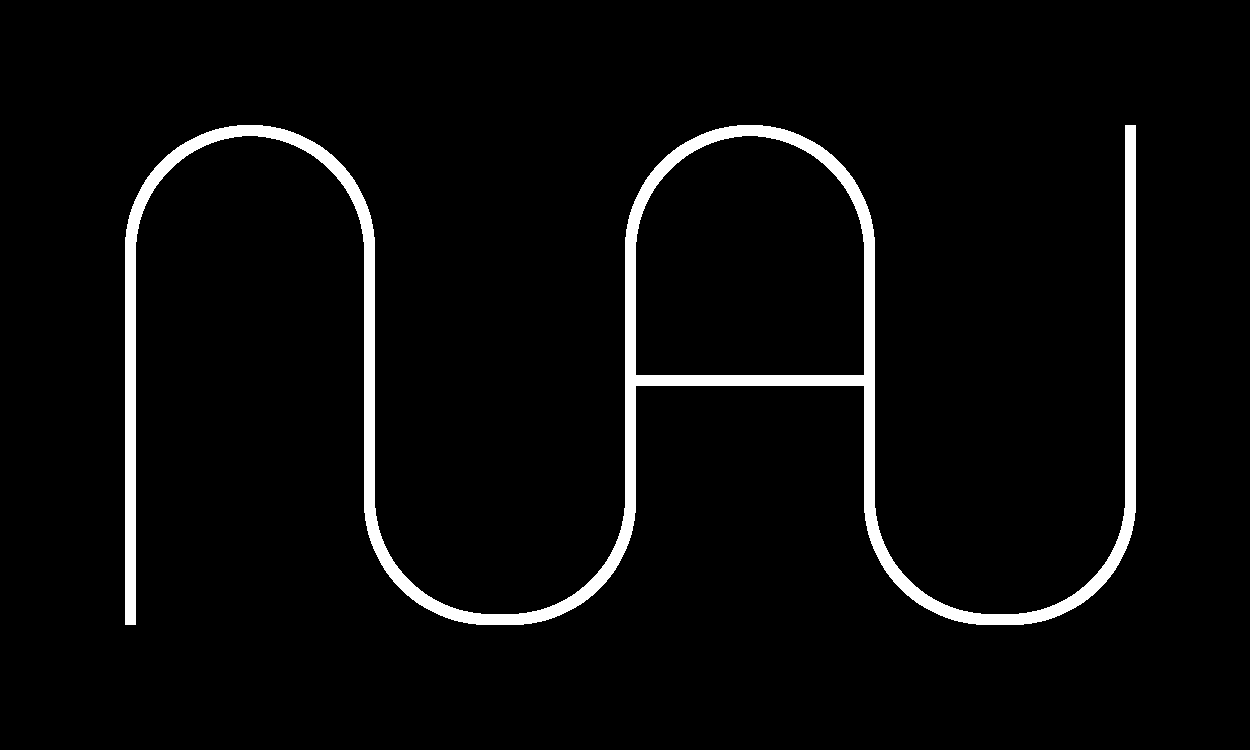

Rendered tile map (Tiled .tmx) drawn with the repository's tilesets; below, a short description and the full map source, tile grids included:
An orthogonal 10x6 tile map with 125x125 px tiles, 1 tile layer (Calque de Tuiles 1) and 10 objects.

<map version="1.4" tiledversion="1.4.3" orientation="orthogonal" renderorder="left-up" width="10" height="6" tilewidth="125" tileheight="125" infinite="0" nextlayerid="6" nextobjectid="28">
 <tileset firstgid="1" name="sprite_robot" tilewidth="125" tileheight="125" tilecount="48" columns="8">
  <image source="../images/sprite_robot.png" width="1000" height="750" />
 </tileset>
 <layer id="1" name="Calque de Tuiles 1" width="10" height="6">
  <data encoding="csv">
33,0,0,33,33,0,0,0,0,0,
0,4,5,33,33,4,5,0,0,2,
0,2,9,33,33,2,9,0,0,2,
0,2,9,0,0,17,18,0,0,2,
0,2,27,28,29,30,27,28,29,30,
0,0,0,0,0,0,0,0,0,0
</data>
 </layer>
 <objectgroup id="2" name="debut">
  <object id="27" x="130" y="683">
   <polyline points="0,0 0.5,-28" />
  </object>
 </objectgroup>
 <objectgroup id="3" name="fin">
  <object id="15" x="1029.33" y="90.6667" width="182.667" height="13.3333" />
 </objectgroup>
 <objectgroup id="5" name="tracer">
  <object id="7" x="105.333" y="304" width="17.3333" height="20">
   <ellipse />
  </object>
  <object id="8" x="321.333" y="192" width="17.3333" height="18.6667">
   <ellipse />
  </object>
  <object id="9" x="340" y="440" width="16" height="18.6667">
   <ellipse />
  </object>
  <object id="10" x="604" y="408" width="16" height="17.3333">
   <ellipse />
  </object>
  <object id="11" x="753.333" y="154.667" width="18.6667" height="14.6667">
   <ellipse />
  </object>
  <object id="12" x="834.667" y="418.667" width="17.3333" height="16">
   <ellipse />
  </object>
  <object id="13" x="1024" y="574.667" width="18.6667" height="17.3333">
   <ellipse />
  </object>
  <object id="14" x="1093.33" y="277.333" width="20" height="20">
   <ellipse />
  </object>
 </objectgroup>
</map>